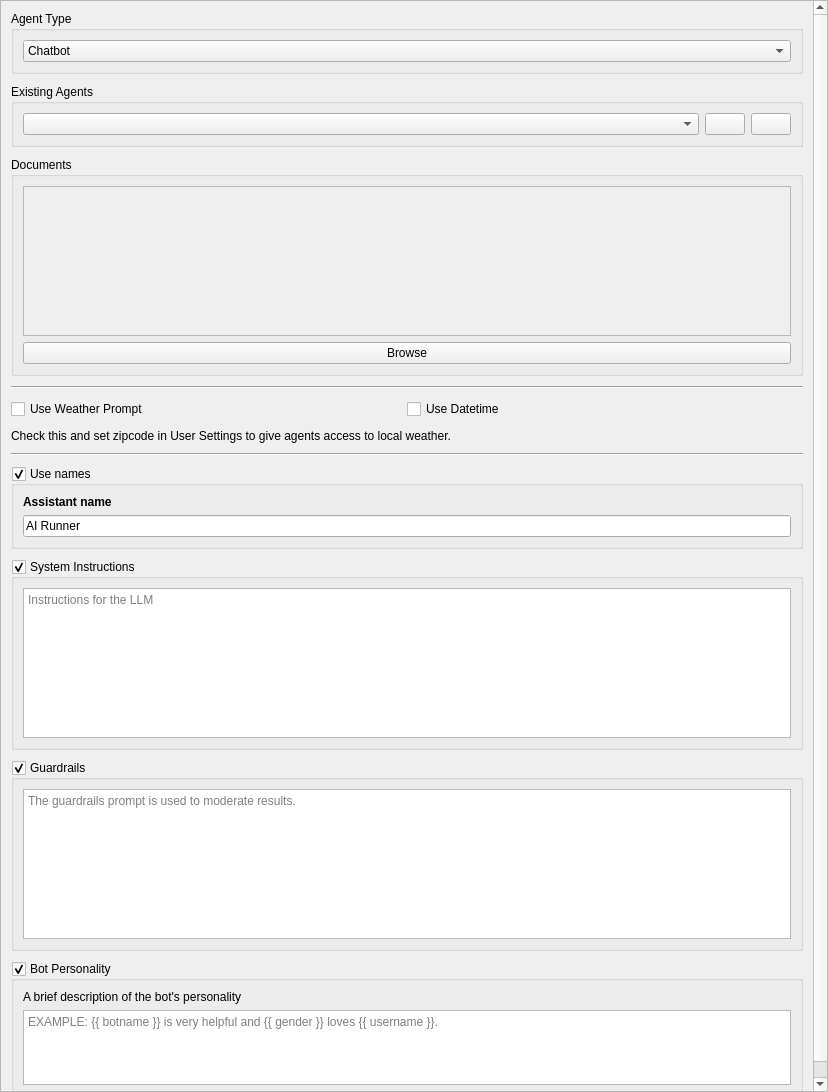
<?xml version="1.0" encoding="UTF-8"?>
<ui version="4.0">
 <class>bot_preferences</class>
 <widget class="QWidget" name="bot_preferences">
  <property name="geometry">
   <rect>
    <x>0</x>
    <y>0</y>
    <width>828</width>
    <height>1092</height>
   </rect>
  </property>
  <property name="windowTitle">
   <string>Form</string>
  </property>
  <layout class="QGridLayout" name="gridLayout_4">
   <property name="leftMargin">
    <number>0</number>
   </property>
   <property name="topMargin">
    <number>0</number>
   </property>
   <property name="rightMargin">
    <number>0</number>
   </property>
   <property name="bottomMargin">
    <number>0</number>
   </property>
   <property name="spacing">
    <number>0</number>
   </property>
   <item row="0" column="0">
    <widget class="QScrollArea" name="scrollArea">
     <property name="widgetResizable">
      <bool>true</bool>
     </property>
     <widget class="QWidget" name="scrollAreaWidgetContents_2">
      <property name="geometry">
       <rect>
        <x>0</x>
        <y>-80</y>
        <width>812</width>
        <height>1170</height>
       </rect>
      </property>
      <layout class="QGridLayout" name="gridLayout">
       <property name="leftMargin">
        <number>10</number>
       </property>
       <property name="topMargin">
        <number>10</number>
       </property>
       <property name="rightMargin">
        <number>10</number>
       </property>
       <property name="bottomMargin">
        <number>10</number>
       </property>
       <property name="verticalSpacing">
        <number>10</number>
       </property>
       <item row="7" column="0">
        <widget class="QLabel" name="label_3">
         <property name="text">
          <string>Check this and set zipcode in User Settings to give agents access to local weather.</string>
         </property>
        </widget>
       </item>
       <item row="10" column="0">
        <widget class="QGroupBox" name="system_instructions_groupbox">
         <property name="title">
          <string>System Instructions</string>
         </property>
         <property name="checkable">
          <bool>true</bool>
         </property>
         <layout class="QVBoxLayout" name="verticalLayout_3">
          <item>
           <widget class="QPlainTextEdit" name="system_instructions">
            <property name="sizePolicy">
             <sizepolicy hsizetype="Expanding" vsizetype="MinimumExpanding">
              <horstretch>0</horstretch>
              <verstretch>0</verstretch>
             </sizepolicy>
            </property>
            <property name="minimumSize">
             <size>
              <width>0</width>
              <height>150</height>
             </size>
            </property>
            <property name="placeholderText">
             <string>Instructions for the LLM</string>
            </property>
           </widget>
          </item>
         </layout>
        </widget>
       </item>
       <item row="2" column="0">
        <widget class="QGroupBox" name="groupBox_3">
         <property name="title">
          <string>Documents</string>
         </property>
         <layout class="QGridLayout" name="gridLayout_9">
          <item row="1" column="0">
           <widget class="QPushButton" name="browse_documents_button">
            <property name="text">
             <string>Browse</string>
            </property>
           </widget>
          </item>
          <item row="0" column="0">
           <widget class="QScrollArea" name="target_files">
            <property name="sizePolicy">
             <sizepolicy hsizetype="Expanding" vsizetype="MinimumExpanding">
              <horstretch>0</horstretch>
              <verstretch>0</verstretch>
             </sizepolicy>
            </property>
            <property name="minimumSize">
             <size>
              <width>0</width>
              <height>150</height>
             </size>
            </property>
            <property name="widgetResizable">
             <bool>true</bool>
            </property>
            <widget class="QWidget" name="scrollAreaWidgetContents">
             <property name="geometry">
              <rect>
               <x>0</x>
               <y>0</y>
               <width>766</width>
               <height>148</height>
              </rect>
             </property>
             <layout class="QGridLayout" name="gridLayout_10"/>
            </widget>
           </widget>
          </item>
         </layout>
        </widget>
       </item>
       <item row="8" column="0">
        <widget class="Line" name="line">
         <property name="orientation">
          <enum>Qt::Orientation::Horizontal</enum>
         </property>
        </widget>
       </item>
       <item row="11" column="0">
        <widget class="QGroupBox" name="guardrails_groupbox">
         <property name="title">
          <string>Guardrails</string>
         </property>
         <property name="checkable">
          <bool>true</bool>
         </property>
         <layout class="QVBoxLayout" name="verticalLayout_2">
          <item>
           <widget class="QPlainTextEdit" name="guardrails_prompt">
            <property name="sizePolicy">
             <sizepolicy hsizetype="Expanding" vsizetype="MinimumExpanding">
              <horstretch>0</horstretch>
              <verstretch>0</verstretch>
             </sizepolicy>
            </property>
            <property name="minimumSize">
             <size>
              <width>0</width>
              <height>150</height>
             </size>
            </property>
            <property name="placeholderText">
             <string>The guardrails prompt is used to moderate results.</string>
            </property>
           </widget>
          </item>
         </layout>
        </widget>
       </item>
       <item row="12" column="0">
        <widget class="QGroupBox" name="personality_groupbox">
         <property name="title">
          <string>Bot Personality</string>
         </property>
         <property name="checkable">
          <bool>true</bool>
         </property>
         <layout class="QGridLayout" name="gridLayout_5">
          <item row="1" column="0">
           <widget class="QPlainTextEdit" name="bot_personality">
            <property name="sizePolicy">
             <sizepolicy hsizetype="Expanding" vsizetype="MinimumExpanding">
              <horstretch>0</horstretch>
              <verstretch>0</verstretch>
             </sizepolicy>
            </property>
            <property name="minimumSize">
             <size>
              <width>0</width>
              <height>75</height>
             </size>
            </property>
            <property name="placeholderText">
             <string>EXAMPLE: {{ botname }} is very helpful and {{ gender }} loves {{ username }}.</string>
            </property>
           </widget>
          </item>
          <item row="0" column="0">
           <widget class="QLabel" name="label_2">
            <property name="text">
             <string>A brief description of the bot's personality</string>
            </property>
           </widget>
          </item>
         </layout>
        </widget>
       </item>
       <item row="9" column="0">
        <widget class="QGroupBox" name="names_groupbox">
         <property name="title">
          <string>Use names</string>
         </property>
         <property name="checkable">
          <bool>true</bool>
         </property>
         <layout class="QHBoxLayout" name="horizontalLayout">
          <item>
           <layout class="QVBoxLayout" name="verticalLayout_6">
            <item>
             <widget class="QLabel" name="label">
              <property name="font">
               <font>
                <bold>true</bold>
               </font>
              </property>
              <property name="text">
               <string>Assistant name</string>
              </property>
             </widget>
            </item>
            <item>
             <widget class="QLineEdit" name="botname">
              <property name="text">
               <string>AI Runner</string>
              </property>
              <property name="cursorPosition">
               <number>9</number>
              </property>
              <property name="placeholderText">
               <string>Bot name</string>
              </property>
             </widget>
            </item>
           </layout>
          </item>
         </layout>
        </widget>
       </item>
       <item row="6" column="0">
        <layout class="QHBoxLayout" name="horizontalLayout_3">
         <item>
          <widget class="QCheckBox" name="use_weather_prompt">
           <property name="text">
            <string>Use Weather Prompt</string>
           </property>
          </widget>
         </item>
         <item>
          <widget class="QCheckBox" name="use_datetime">
           <property name="text">
            <string>Use Datetime</string>
           </property>
          </widget>
         </item>
        </layout>
       </item>
       <item row="3" column="0">
        <widget class="Line" name="line_2">
         <property name="orientation">
          <enum>Qt::Orientation::Horizontal</enum>
         </property>
        </widget>
       </item>
       <item row="0" column="0">
        <widget class="QGroupBox" name="groupBox_2">
         <property name="title">
          <string>Agent Type</string>
         </property>
         <layout class="QGridLayout" name="gridLayout_8">
          <item row="0" column="0">
           <widget class="QComboBox" name="comboBox">
            <item>
             <property name="text">
              <string>Chatbot</string>
             </property>
            </item>
            <item>
             <property name="text">
              <string>Tool</string>
             </property>
            </item>
           </widget>
          </item>
         </layout>
        </widget>
       </item>
       <item row="1" column="0">
        <widget class="QGroupBox" name="groupBox">
         <property name="title">
          <string>Existing Agents</string>
         </property>
         <layout class="QGridLayout" name="gridLayout_3">
          <item row="0" column="1">
           <widget class="QPushButton" name="create_new_button">
            <property name="maximumSize">
             <size>
              <width>40</width>
              <height>16777215</height>
             </size>
            </property>
            <property name="toolTip">
             <string>Add new agent</string>
            </property>
            <property name="text">
             <string/>
            </property>
            <property name="icon">
             <iconset theme="list-add"/>
            </property>
           </widget>
          </item>
          <item row="0" column="0">
           <widget class="QComboBox" name="saved_chatbots"/>
          </item>
          <item row="0" column="2">
           <widget class="QPushButton" name="delete_button">
            <property name="maximumSize">
             <size>
              <width>40</width>
              <height>16777215</height>
             </size>
            </property>
            <property name="toolTip">
             <string>Delete agent</string>
            </property>
            <property name="text">
             <string/>
            </property>
            <property name="icon">
             <iconset theme="process-stop"/>
            </property>
           </widget>
          </item>
         </layout>
        </widget>
       </item>
      </layout>
     </widget>
    </widget>
   </item>
  </layout>
 </widget>
 <resources/>
 <connections>
  <connection>
   <sender>botname</sender>
   <signal>textChanged(QString)</signal>
   <receiver>bot_preferences</receiver>
   <slot>botname_changed(QString)</slot>
   <hints>
    <hint type="sourcelabel">
     <x>273</x>
     <y>570</y>
    </hint>
    <hint type="destinationlabel">
     <x>127</x>
     <y>0</y>
    </hint>
   </hints>
  </connection>
  <connection>
   <sender>bot_personality</sender>
   <signal>textChanged()</signal>
   <receiver>bot_preferences</receiver>
   <slot>bot_personality_changed()</slot>
   <hints>
    <hint type="sourcelabel">
     <x>404</x>
     <y>1105</y>
    </hint>
    <hint type="destinationlabel">
     <x>292</x>
     <y>0</y>
    </hint>
   </hints>
  </connection>
  <connection>
   <sender>names_groupbox</sender>
   <signal>toggled(bool)</signal>
   <receiver>bot_preferences</receiver>
   <slot>toggle_use_names(bool)</slot>
   <hints>
    <hint type="sourcelabel">
     <x>51</x>
     <y>500</y>
    </hint>
    <hint type="destinationlabel">
     <x>0</x>
     <y>62</y>
    </hint>
   </hints>
  </connection>
  <connection>
   <sender>personality_groupbox</sender>
   <signal>toggled(bool)</signal>
   <receiver>bot_preferences</receiver>
   <slot>toggle_use_personality(bool)</slot>
   <hints>
    <hint type="sourcelabel">
     <x>108</x>
     <y>1081</y>
    </hint>
    <hint type="destinationlabel">
     <x>0</x>
     <y>196</y>
    </hint>
   </hints>
  </connection>
  <connection>
   <sender>guardrails_prompt</sender>
   <signal>textChanged()</signal>
   <receiver>bot_preferences</receiver>
   <slot>guardrails_prompt_changed()</slot>
   <hints>
    <hint type="sourcelabel">
     <x>226</x>
     <y>871</y>
    </hint>
    <hint type="destinationlabel">
     <x>1</x>
     <y>379</y>
    </hint>
   </hints>
  </connection>
  <connection>
   <sender>system_instructions</sender>
   <signal>textChanged()</signal>
   <receiver>bot_preferences</receiver>
   <slot>system_instructions_changed()</slot>
   <hints>
    <hint type="sourcelabel">
     <x>360</x>
     <y>709</y>
    </hint>
    <hint type="destinationlabel">
     <x>0</x>
     <y>545</y>
    </hint>
   </hints>
  </connection>
  <connection>
   <sender>guardrails_groupbox</sender>
   <signal>toggled(bool)</signal>
   <receiver>bot_preferences</receiver>
   <slot>toggle_use_guardrails(bool)</slot>
   <hints>
    <hint type="sourcelabel">
     <x>83</x>
     <y>837</y>
    </hint>
    <hint type="destinationlabel">
     <x>0</x>
     <y>510</y>
    </hint>
   </hints>
  </connection>
  <connection>
   <sender>system_instructions_groupbox</sender>
   <signal>toggled(bool)</signal>
   <receiver>bot_preferences</receiver>
   <slot>toggle_use_system_instructions(bool)</slot>
   <hints>
    <hint type="sourcelabel">
     <x>100</x>
     <y>607</y>
    </hint>
    <hint type="destinationlabel">
     <x>0</x>
     <y>424</y>
    </hint>
   </hints>
  </connection>
  <connection>
   <sender>saved_chatbots</sender>
   <signal>currentTextChanged(QString)</signal>
   <receiver>bot_preferences</receiver>
   <slot>saved_chatbots_changed(QString)</slot>
   <hints>
    <hint type="sourcelabel">
     <x>256</x>
     <y>140</y>
    </hint>
    <hint type="destinationlabel">
     <x>2</x>
     <y>27</y>
    </hint>
   </hints>
  </connection>
  <connection>
   <sender>create_new_button</sender>
   <signal>clicked()</signal>
   <receiver>bot_preferences</receiver>
   <slot>create_new_chatbot_clicked()</slot>
   <hints>
    <hint type="sourcelabel">
     <x>744</x>
     <y>145</y>
    </hint>
    <hint type="destinationlabel">
     <x>479</x>
     <y>7</y>
    </hint>
   </hints>
  </connection>
  <connection>
   <sender>delete_button</sender>
   <signal>clicked()</signal>
   <receiver>bot_preferences</receiver>
   <slot>delete_clicked()</slot>
   <hints>
    <hint type="sourcelabel">
     <x>790</x>
     <y>145</y>
    </hint>
    <hint type="destinationlabel">
     <x>480</x>
     <y>0</y>
    </hint>
   </hints>
  </connection>
  <connection>
   <sender>comboBox</sender>
   <signal>currentTextChanged(QString)</signal>
   <receiver>bot_preferences</receiver>
   <slot>agent_type_changed(QString)</slot>
   <hints>
    <hint type="sourcelabel">
     <x>675</x>
     <y>67</y>
    </hint>
    <hint type="destinationlabel">
     <x>813</x>
     <y>8</y>
    </hint>
   </hints>
  </connection>
  <connection>
   <sender>browse_documents_button</sender>
   <signal>clicked()</signal>
   <receiver>bot_preferences</receiver>
   <slot>browse_documents()</slot>
   <hints>
    <hint type="sourcelabel">
     <x>455</x>
     <y>381</y>
    </hint>
    <hint type="destinationlabel">
     <x>690</x>
     <y>6</y>
    </hint>
   </hints>
  </connection>
  <connection>
   <sender>use_weather_prompt</sender>
   <signal>toggled(bool)</signal>
   <receiver>bot_preferences</receiver>
   <slot>use_weather_prompt_toggled(bool)</slot>
   <hints>
    <hint type="sourcelabel">
     <x>116</x>
     <y>429</y>
    </hint>
    <hint type="destinationlabel">
     <x>-3</x>
     <y>326</y>
    </hint>
   </hints>
  </connection>
  <connection>
   <sender>use_datetime</sender>
   <signal>toggled(bool)</signal>
   <receiver>bot_preferences</receiver>
   <slot>toggle_use_datetime(bool)</slot>
   <hints>
    <hint type="sourcelabel">
     <x>466</x>
     <y>435</y>
    </hint>
    <hint type="destinationlabel">
     <x>-4</x>
     <y>306</y>
    </hint>
   </hints>
  </connection>
 </connections>
 <slots>
  <slot>botname_changed(QString)</slot>
  <slot>bot_personality_changed()</slot>
  <slot>toggle_use_names(bool)</slot>
  <slot>toggle_use_personality(bool)</slot>
  <slot>toggle_use_mood(bool)</slot>
  <slot>toggle_use_guardrails(bool)</slot>
  <slot>guardrails_prompt_changed()</slot>
  <slot>reset_guardrails_to_default()</slot>
  <slot>system_instructions_changed()</slot>
  <slot>toggle_use_system_instructions(bool)</slot>
  <slot>saved_chatbots_changed(QString)</slot>
  <slot>create_new_chatbot_clicked()</slot>
  <slot>delete_clicked()</slot>
  <slot>toggle_use_image_generator(bool)</slot>
  <slot>agent_type_changed(QString)</slot>
  <slot>browse_documents()</slot>
  <slot>use_weather_prompt_toggled(bool)</slot>
  <slot>toggle_use_datetime(bool)</slot>
 </slots>
</ui>
